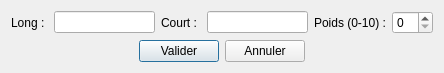
<?xml version="1.0" encoding="UTF-8"?>
<ui version="4.0">
 <class>UpdateSubjectDialog</class>
 <widget class="QDialog" name="UpdateSubjectDialog">
  <property name="geometry">
   <rect>
    <x>0</x>
    <y>0</y>
    <width>444</width>
    <height>71</height>
   </rect>
  </property>
  <property name="windowTitle">
   <string>Modification d'une matière</string>
  </property>
  <layout class="QVBoxLayout" name="verticalLayout">
   <item>
    <layout class="QHBoxLayout" name="horizontalLayout">
     <item>
      <widget class="QLabel" name="label">
       <property name="text">
        <string>Long : </string>
       </property>
      </widget>
     </item>
     <item>
      <widget class="QLineEdit" name="lineEdit_long"/>
     </item>
     <item>
      <widget class="QLabel" name="label_2">
       <property name="text">
        <string>Court : </string>
       </property>
      </widget>
     </item>
     <item>
      <widget class="QLineEdit" name="lineEdit_short"/>
     </item>
     <item>
      <widget class="QLabel" name="label_3">
       <property name="text">
        <string>Poids (0-10) :</string>
       </property>
      </widget>
     </item>
     <item>
      <widget class="QSpinBox" name="spinBox_weight"/>
     </item>
    </layout>
   </item>
   <item>
    <layout class="QHBoxLayout" name="horizontalLayout_2">
     <item>
      <spacer name="horizontalSpacer">
       <property name="orientation">
        <enum>Qt::Horizontal</enum>
       </property>
       <property name="sizeHint" stdset="0">
        <size>
         <width>40</width>
         <height>20</height>
        </size>
       </property>
      </spacer>
     </item>
     <item>
      <widget class="QPushButton" name="pushButton_update">
       <property name="text">
        <string>Valider</string>
       </property>
      </widget>
     </item>
     <item>
      <widget class="QPushButton" name="pushButton_cancel">
       <property name="text">
        <string>Annuler</string>
       </property>
      </widget>
     </item>
     <item>
      <spacer name="horizontalSpacer_2">
       <property name="orientation">
        <enum>Qt::Horizontal</enum>
       </property>
       <property name="sizeHint" stdset="0">
        <size>
         <width>40</width>
         <height>20</height>
        </size>
       </property>
      </spacer>
     </item>
    </layout>
   </item>
  </layout>
 </widget>
 <resources/>
 <connections>
  <connection>
   <sender>pushButton_cancel</sender>
   <signal>clicked()</signal>
   <receiver>UpdateSubjectDialog</receiver>
   <slot>reject()</slot>
   <hints>
    <hint type="sourcelabel">
     <x>293</x>
     <y>97</y>
    </hint>
    <hint type="destinationlabel">
     <x>382</x>
     <y>80</y>
    </hint>
   </hints>
  </connection>
 </connections>
</ui>
